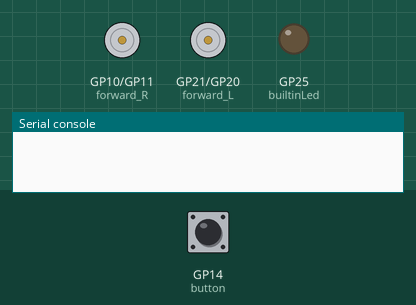
Recording of a program running on a simulated Raspberry Pi Pico running MicroPython. Shown: motor-driver pin pairs drawn as motors (green arrow = first pin HIGH = forward, orange = second pin HIGH = backward, longer = more drive, scaled by the enable pin), output pins drawn as LEDs (lit = HIGH), the last lines printed to the serial console. The inputs (shaded band) are chosen by the test bench; at power-on: GP14 (button) LOW. Random numbers come from a fixed seed. At 10.3 s the program stops and its outputs stay as they are.

Above: at 1.2 s.
1.3 s: GP14 (button) pulled HIGH for 0.15 s
At 1.9 s:
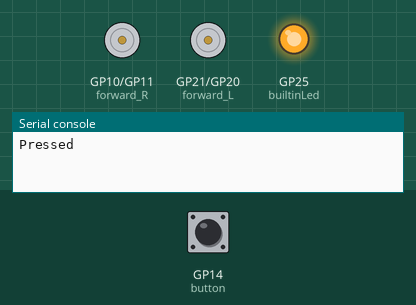
At 7.4 s:
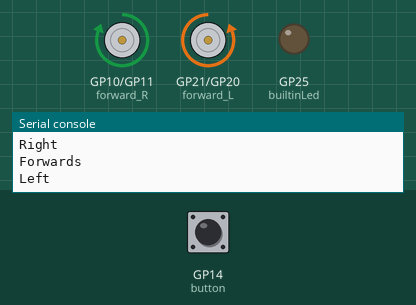
Timing chart, 0 to 11.8 s (numbered marks = the images above; inputs shaded):
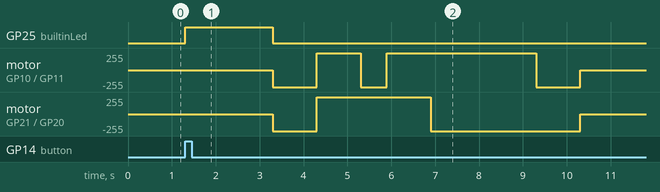

The program:

pico_rover.py
```python
# A simple coding exercise to build a two wheeled rover using
# a Raspberry Pi Pico in MicroPython.

# import two libraries to access the board and utilise timing
from machine import Pin
from time import sleep
from random import randint

# Set up definitions of pins being used
builtinLed = Pin(25, Pin.OUT)

enable_L = Pin(22,Pin.OUT)
enable_R = Pin(9, Pin.OUT)

forward_L = Pin(21, Pin.OUT)
forward_R = Pin(10, Pin.OUT)

reverse_L = Pin(20, Pin.OUT)
reverse_R = Pin(11, Pin.OUT)

button = Pin(14, Pin.IN)

# define switch pressed or not pressed
button_pressed = False

# define left motor going forwards
def left_forwards():
    enable_L(1)
    forward_L(1)
    reverse_L(0)

# define left motor going backwards
def left_reverse():
    enable_L(1)
    forward_L(0)
    reverse_L(1)

# define right motor going forwards
def right_forwards():
    enable_R(1)
    forward_R(1)
    reverse_R(0)

    # define right motor going backwards
def right_reverse():
    enable_R(1)
    forward_R(0)
    reverse_R(1)

# define left motor to stop
def left_stop():
    enable_L(1)
    forward_L(0)
    reverse_L(0)

# define right motor to stop
def right_stop():
    enable_R(1)
    forward_R(0)
    reverse_R(0)

# define both motors to go forwards
def rover_forwards():
    left_forwards()
    right_forwards()

def rover_reverse():
    left_reverse()
    right_reverse()

# define both motors to stop
def rover_stop():
    left_stop()
    right_stop()

# define a right turn
def right_turn():
    left_forwards()
    right_reverse()

# define a left turn
def left_turn():
    left_reverse()
    right_forwards()


# set up empty list for movement sequence
movement = []

while button_pressed != True:
    if button.value() == 1:
        print("Pressed")
        button_pressed = True
        builtinLed(1)
        for move in range(10):
            movement.append(randint(1, 5))
        sleep(2)
        builtinLed(0)

for moves in movement:
    if moves == 1:
        rover_forwards()
        print("Forwards")
        sleep(1)
    elif moves == 2:
        rover_reverse()
        print("Reverse")
        sleep(1)
    elif moves == 3:
        right_turn()
        print("Right")
        sleep(0.6)
    elif moves == 4:
        left_turn()
        print("Left")
        sleep(0.6)

rover_stop()
print("Rover stopped")
```

Measured:
- after the input at 1.3 s, GP25 (builtinLed): LOW → HIGH at once, → LOW 2.0 s later; motor on GP10 (forward_R) / GP11 (reverse_R): stopped → backward 255/255 after 2.0 s, → forward 255/255 1.0 s later, → backward 255/255 1.0 s later, → forward 255/255 0.60 s later, … (6 changes in this stretch)
